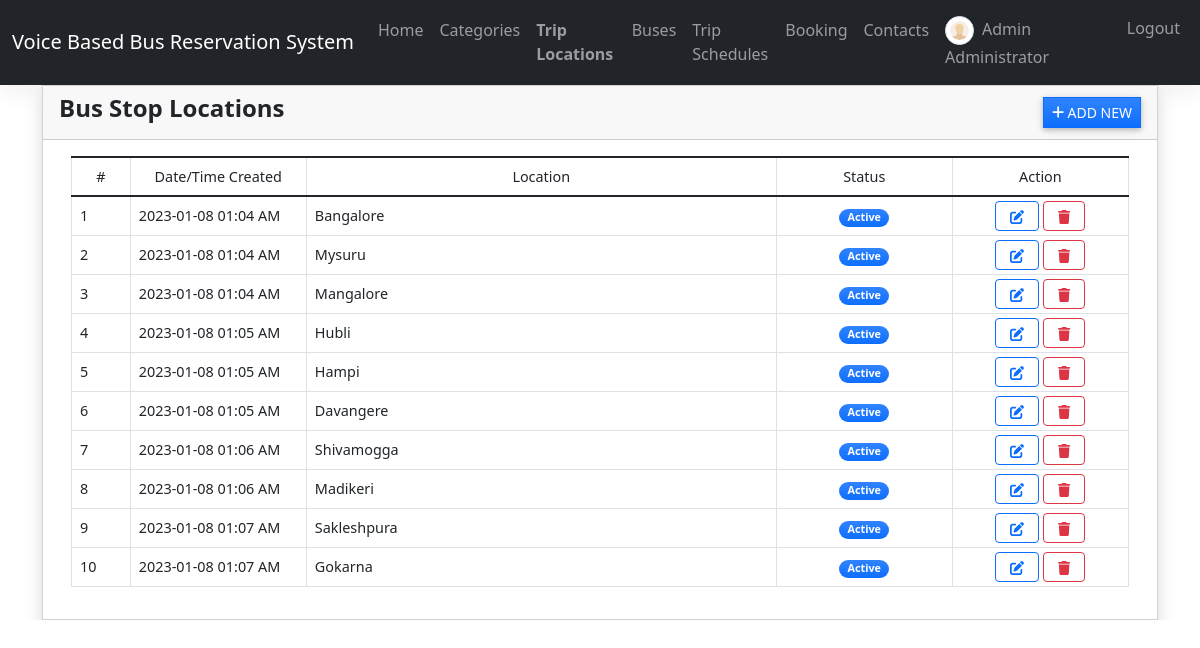
Page /location (signed in) on the committed database.
### reservationApp/models.py (models this page shows, shortened)
class Location(models.Model):
    location = models.CharField(max_length=250)
    status = models.CharField(max_length=2, choices=(('1','Active'),('2','Inactive')), default=1)
    date_created = models.DateTimeField(default=timezone.now)
    date_updated = models.DateTimeField(auto_now=True)

### reservationApp/views.py (the view)
# urls.py: path('location',views.location_mgt,name='location-page'),
@login_required
def location_mgt(request):
    context['page_title'] = "Locations"
    locations = Location.objects.all()
    context['locations'] = locations
    return render(request, 'location_mgt.html', context)

### reservationApp/templates/location_mgt.html (shortened to what this page needs)
{% extends 'base.html' %} {% block pageContent %}
<div class="col-lg-12 col-md-12 col-sm-12 col-xs-12">
    <div class="card card-default rounded-0 shadow ">
        <div class="card-header">
            <div class="d-flex w-100 align-items-center justify-content-between">
                <h4 class="card-title fw-bold">Bus Stop Locations</h4>
                <div class="tools">
                    <button type="button" class="btn btn-primary rounded-0 bg-gradient btn-sm" id='add_new'><i class="fa fa-plus"></i> Add New</button>
                </div>
            </div>
        </div>
        <div class="card-body">
            <div class="container-fluid">
                <table class="table table-bordered" id="location-list">
                    <colgroup>
                        <col width="5%">
                        <col width="15%">
                        <col width="40%">
                        <col width="15%">
                        <col width="15%">
                    </colgroup>
                    <thead>
                        <tr class="bg-gradient bg-primary bg-opacity-50 text-light">
                            <th class="px-2 py-2 text-center">#</th>
                            <th class="px-2 py-2 text-center">Date/Time Created</th>
                            <th class="px-2 py-2 text-center">Location</th>
                            <th class="px-2 py-2 text-center">Status</th>
                            <th class="px-2 py-2 text-center">Action</th>
                        </tr>
                    </thead>
                    <tbody>
                        {% for location in locations %}
                        <tr>
                            <td class="px-2 py-1 align-middle">{{ forloop.counter }}</td>
                            <td class="px-2 py-1 align-middle">{{ location.date_created|date:"Y-m-d h:i A" }}</td>
                            <td class="px-2 py-1 align-middle">{{ location.location }}</td>
                            <td class="px-1 py-1 align-middle text-center">
                                {% if location.status == '1' %}
                                <span class="badge bg-primary bg-gradient rounded-pill px-2">Active</span> {% else %}
                                <span class="badge bg-secondary bg-gradient rounded-pill px-2">Inactive</span> {% endif %}
                            </td>
                            <td class="px-2 py-1 align-middle text-center">
                                <a class="btn btn-outline-primary btn-sm edit-data" href="javascript:void(0)" data-id="{{ location.pk }}" title="Edit">
                                    <i class="fa fa-edit"></i>
                                </a>
                                <button class="btn btn-outline-danger btn-sm delete-data" type="button" data-id="{{ location.pk }}" title="Delete">
                                    <i class="fa fa-trash"></i>
                                </button>
                            </td>
                        </tr>
                        {% endfor %}
                    </tbody>
                </table>
            </div>
        </div>
    </div>
</div>
{% endblock pageContent %}

### reservationApp/templates/base.html (shortened to what this page needs)
{% load static %}
{% load customfilter %}
<!DOCTYPE html>
<html lang="en">
<head>
    <link rel="stylesheet" href="{% static 'assets/font-awesome/css/all.min.css' %}">
    <link rel="stylesheet" href="{% static 'assets/bootstrap/css/bootstrap.min.css' %}">
    <link rel="stylesheet" href="{% static 'assets/select2/dist/css/select2.min.css' %}">
    <link rel="stylesheet" href="{% static 'assets/mdb-blogtemplate/css/mdb.min.css' %}" />
    <link rel="stylesheet" href="{% static 'assets/DataTables/datatables.min.css' %}" />
    <link rel="stylesheet" href="{% static 'assets/default/css/style.css' %}">
</head>
<body class="">
    {% block TopNavigation %} {% include "TopNavigation.html" %} {% endblock TopNavigation %}
    <main class="py-0">
        <div class="container mb-0">
             {% block pageContent %} {% endblock pageContent %}
        </div>
    </main>
</body>
</html>

### reservationApp/templates/topNavigation.html (shortened to what this page needs)
{% load static %}
<header>
    <link href="https://cdn.jsdelivr.net/npm/bootstrap@5.3.0-alpha1/dist/css/bootstrap.min.css" rel="stylesheet">
    <nav class="navbar navbar-expand-lg navbar-dark bg-dark" aria-label="Offcanvas navbar large">
        <div class="container-fluid">
          <a class="navbar-brand" href="/">Voice Based Bus Reservation System</a>
          <div class="offcanvas offcanvas-end text-bg-dark" tabindex="-1" id="offcanvasNavbar2" aria-labelledby="offcanvasNavbar2Label">
            <div class="collapse navbar-collapse" id="navbarExample01">
              <ul class="navbar-nav me-auto mb-2 mb-lg-0" id="topNav">
                  <li class="nav-item">
                      <a class="nav-link" aria-current="page" href="{% url 'home-page' %}">Home</a>
                  </li>
                  {% if user.id %}
                  <li class="nav-item">
                      <a class="nav-link" aria-current="page" href="{% url 'category-page' %}">Categories</a>
                  </li>
                  <li class="nav-item">
                      <a class="nav-link" aria-current="page" href="{% url 'location-page' %}">Trip Locations</a>
                  </li>
                  <li class="nav-item">
                      <a class="nav-link" aria-current="page" href="{% url 'bus-page' %}">Buses</a>
                  </li>
                  <li class="nav-item">
                      <a class="nav-link" aria-current="page" href="{% url 'schedule-page' %}">Trip Schedules</a>
                  </li>
                   <li class="nav-item">
                      <a class="nav-link" aria-current="page" href="{% url 'booking-page' %}">Booking</a>
                  </li>
                  <li class="nav-item">
                    <a class="nav-link" aria-current="page" href="{% url 'mng_contacts-page' %}">Contacts</a>
                </li>
                  {% endif %}
              </ul>
              <ul class="navbar-nav d-flex flex-row">
                  {% if user.id %} {% if user.profile.user_type == 1 %} {% endif %}
                  <li class="nav-item me-3 me-lg-0">
                      <a class="nav-link" href="{% url 'profile' %}">
                          <span class="me-1"><img src="{{ MEDIA_URL }}/default/default-avatar.png" alt="User Avatar" id="user-avatar" class="img-thumbnail rounded-circle"></span> {{ user.first_name }} {{user.last_name}}
                      </a>
                  </li>
                  <li class="nav-item me-3 me-lg-0">
                      <a class="nav-link" href="{% url 'logout' %}">Logout</a>
                  </li>
                  {% else %}
                  <li class="nav-item me-3 me-lg-0">
                      <a class="nav-link" href="{% url 'login' %}"> Admin Login</a>
                  </li>
                  {% endif %}
              </ul>
          </div>
          </div>
        </div>
      </nav>
</header>

### static/assets/default/css/style.css (style rules this page uses)
html, body { height: 100%; width: 100%; max-height: 100%; overflow: auto; display: flex; flex-direction: column; }
body>header { flex-shrink: auto; }
body>main { flex-shrink: auto; flex-grow: auto; overflow: auto; }
#user-avatar { width: 1.8rem; height: 1.8rem; object-fit: scale-down; object-position: center center; }
.nav-item.active a.nav-link { font-weight: bolder !important; }

### rows in the picture
Location: date_created "2023-01-08 01:04 AM", location "Bangalore", status "Active"
Location: date_created "2023-01-08 01:04 AM", location "Mysuru", status "Active"
Location: date_created "2023-01-08 01:04 AM", location "Mangalore", status "Active"
Location: date_created "2023-01-08 01:05 AM", location "Hubli", status "Active"
Location: date_created "2023-01-08 01:05 AM", location "Hampi", status "Active"
Location: date_created "2023-01-08 01:05 AM", location "Davangere", status "Active"
Location: date_created "2023-01-08 01:06 AM", location "Shivamogga", status "Active"
Location: date_created "2023-01-08 01:06 AM", location "Madikeri", status "Active"
Location: date_created "2023-01-08 01:07 AM", location "Sakleshpura", status "Active"
Location: date_created "2023-01-08 01:07 AM", location "Gokarna", status "Active"

### other values in the picture
{{ user.first_name }} "Admin"
{{ user.last_name }} "Administrator"
